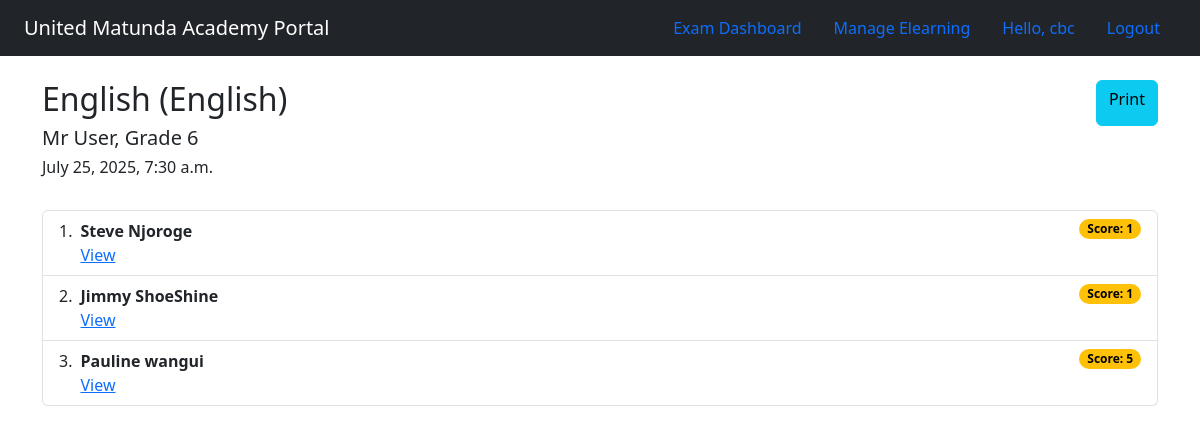
/assessment/assessment/analysis/6 (signed in), run on an earlier commit of the app's database.
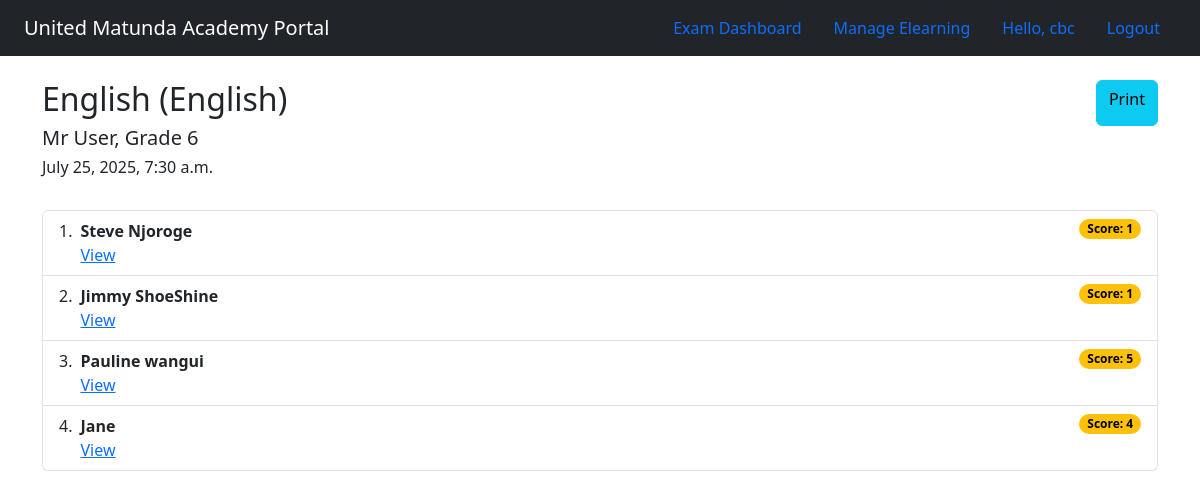
And on a later commit of the database.
### Assessments/models.py (models this page shows, shortened)
class AssessmentResult(models.Model):
    student = models.CharField(max_length=250)
    assessment = models.ForeignKey(Assessment,  on_delete=models.CASCADE)
    total_score = models.PositiveIntegerField()
    answers = models.JSONField(null=True, blank=True)
    completed_on = models.DateTimeField(auto_now_add=True)

### Assessments/views.py (the view)
# urls.py: path('assessment/analysis/<int:assessment_id>', views.AssessmentAnalysis.as_view(), name='assessment_analysis'),
class AssessmentAnalysis(LoginRequiredMixin, ListView):
    model = AssessmentResult
    template_name = 'assessment_analysis.html'
    context_object_name = 'assessment_result_list'
    def get_queryset(self):
        self.assessment = get_object_or_404(Assessment, pk=self.kwargs['assessment_id'])
        return AssessmentResult.objects.filter(assessment=self.assessment)
    def get_context_data(self, *, object_list=None, **kwargs):
        context = super().get_context_data(**kwargs)
        context['assessment_id'] = self.kwargs['assessment_id']
        context['assessment'] = self.assessment
        return context

### Assessments/models.py (called while the page is built)
    def __str__(self):
        return f"{self.title} ({self.subject})"

### Subjects/models.py (called while the page is built)
    def __str__(self):
        return f"{self.name}"

    def __str__(self):
        return f"{self.name}"

### Assessments/templates/assessment_analysis.html
{% extends 'base.html' %}
{% block content %}
    <div class="row">
        <div class=" d-flex justify-content-between">
            <h2>{{ assessment }}</h2>
             <a href="{% url 'assessment_analysis_pdf' assessment_id %}" class="btn btn-info">Print</a>
        </div>
    </div>
    <div class="row">
        <h5>{{ assessment.teacher }}, {{ assessment.grade }}</h5>
    </div>
    <div class="row">
        <h6>{{ assessment.created }}</h6>
    </div>
    <br>
    <ol class="list-group list-group-numbered">
        {% for item in assessment_result_list %}
              <li class="list-group-item d-flex justify-content-between align-items-start">
                <div class="ms-2 me-auto">
                  <div class="fw-bold">{{ item.student }}</div>
                  <a href="{% url 'assessment_result' item.pk %}">View</a>
                </div>
                <span class="badge text-bg-warning rounded-pill">Score: {{ item.total_score }}</span>
              </li>
        {% empty %}
            <li>
                <h2>No Exam Listed by Learners yet.</h2>
            </li>
        {% endfor %}
    </ol>
{% endblock %}

What changed in the data, as far as the page shows it:
added AssessmentResult: student "Jane", total_score "4"
